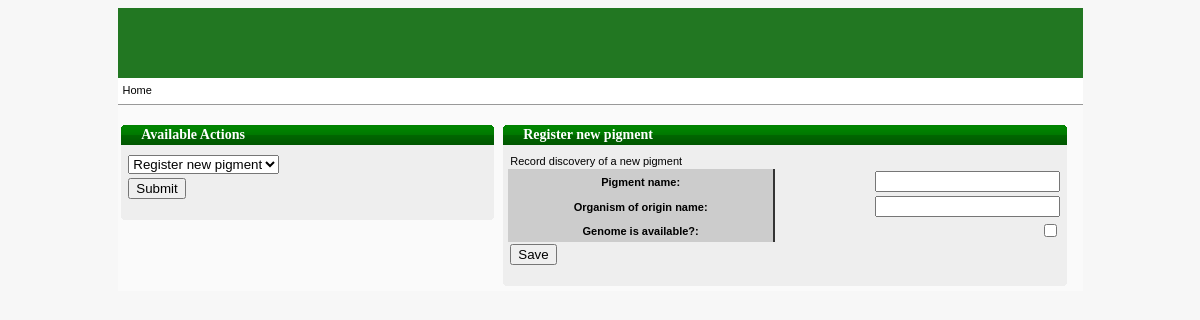
Screenshot of /forms/1/ with the database file from the repository.
### forms/models.py (models this page shows, shortened)
class Forms(models.Model):
    unique_id = models.IntegerField()
    unique_id.primary_key = True
    name = models.CharField(max_length=200, null=False)
    label = models.CharField(max_length=200, null=False)
    description = models.CharField(max_length=500, null=False)
    def get_parameters(self):
        return Parameters.objects.filter(form_id=self.unique_id)
    parameters = property(get_parameters)
    def __str__(self):
        return self.label

class Parameters(models.Model):
    unique_id = models.IntegerField()
    unique_id.primary_key = True
    name = models.CharField(max_length=200, null=False)
    label = models.CharField(max_length=200, null=False)
    param_type = models.CharField(max_length=200, null=False)
    form = models.ForeignKey(Forms, on_delete=models.CASCADE)
    def get_options(self):
        return Options.objects.filter(param_id=self.unique_id)
    options = property(get_options)

### forms/views.py (the view)
# urls.py: url(r'^([0-9]+)/$', views.index, name='index'),
def index(request, form_id=0):
    all_forms = Forms.objects.all()
    if "options" in request.POST: form_id = request.POST["options"]
    selected_form = Forms.objects.get(unique_id=form_id) if int(form_id) > 0 else None
    return render(
        request,
        'forms/index.html',
        context={'all_forms': all_forms, 'selected_form': selected_form}
    )

### forms/templates/forms/index.html
{% extends "base.html" %}
{% load static %}
{% block content %}
<div id="cuerpo" class="column last span-15">
    <div id="contenido" class="column last span-6">
        <div class="column span-6">
            <div class="caja">
                <div class="cajatitle"><div class="textotitle">Available Actions</div></div>
                <div class="cajacontenido">
                    <form name="actions" method="post" action="{% url 'forms:index' %}" class="logs">{% csrf_token %}
                        <table class='tabla3' style='position:relative; z-index:1;' cellspacing='0' cellpadding='0'>
                            <tr>
                                <td class="left"><select name="options">{% for form in all_forms %}<option value="{{ form.unique_id }}" {% if selected_form.unique_id == form.unique_id %} selected {% endif %}>{{ form }}</option>{% endfor %}</select></td>
                            </tr>
                            <tr>
                                <td class="left"><input type="submit" name="open_form" value="Submit"></td>
                            </tr>
                        </table>
                    </form>
                </div>
            </div>
        </div>
    </div>
    {% if selected_form is not None %}
    <div id="contenido" class="column last span-9">
        <div class="column span-9">
            <div class="caja">
                <div class="cajatitle"><div class="textotitle">{{ selected_form.label }}</div></div>
                <div class="cajacontenido">
                    <form name="actions" method="post" action="{% url 'forms:save_form' selected_form.unique_id %}" class="logs">{% csrf_token %}
                        <table class="tabla3" style="position:relative; z-index:1;" cellspacing="0" cellpadding="0">
                            <tr>
                                <td class="center">{{ selected_form.description }}</td>
                            </tr>
                            {% for element in selected_form.parameters %}
                            <tr>
                                <td class="headerhoriz">{{ element.label }}:</td>
                                {% if element.param_type == 'number' %}
                                <td class="right"><input type="number" name="{{element.name}}"></td>
                                {% elif element.param_type == 'string' %}
                                <td class="right"><input type="text" name="{{element.name}}"></td>
                                {% elif element.param_type == 'bool' %}
                                <td class="right"><input type="checkbox" name="{{element.name}}" value="{{element.name}}"></td>
                                {% elif element.param_type == 'select' %}
                                <td class="right"><select name="{{element.name}}">{% for option in element.options %}<option value="{{ option.unique_id }}">{{ option.name }}</option>{% endfor %}</select></td>
                                {% endif %}
                            </tr>
                            {% endfor %}
                            <tr>
                                <td class="left"><input type="submit" name="save_form" value="Save"></td>
                            </tr>
                        </table>
                    </form>
                </div>
            </div>
        </div>
    </div>
    {% endif %}
</div>
{% endblock %}

### forms/static/forms/caja.css (style rules this page uses)
.textotitle { color:#FFFFFF; text-align:left; font:14px Verdana; font-weight:bold; padding: 0px 0px 2px 20px; }
.caja { position:relative; width:98%; margin:5px auto; font:12px Verdana; line-height:15px; background-color:#EEEEEE; }
.cajatitle { width:100%; background:#227722 no-repeat left top; position:relative; background:url(tituloverde.png) repeat-x; }
.cajacontenido { padding:3px 5px 5px 5px; }

### forms/static/forms/general.css (style rules this page uses)
select { position:relative; }
.left { text-align:left; }
.right { text-align:right; }

### forms/static/forms/grid.css (style rules this page uses)
.column { float: left; margin-right: 10px; }
.last { margin-right: 0; }
.span-6 { width: 380px; }
.span-9 { width: 575px; }
.span-15 { width: 965px; margin: 0; }

### forms/static/forms/table.css (style rules this page uses)
.tabla3 { width: 100%; padding: 0; margin: 5px 0 0 0; font: 11px Verdana, Arial; }
.tabla3 td { padding: 2px; }
.headerhoriz { padding: 3px 3px 3px 3px; background-color:#CCCCCC; border-right: 2px solid #333333; text-align: center; font-weight:bold; }

### rows the page displays
Forms: label "Register new pigment", description "Record discovery of a new pigment"
Parameters: label "Pigment name"
Parameters: label "Organism of origin name"
Parameters: label "Genome is available?"

### other values shown
form field options "Register new pigment"
